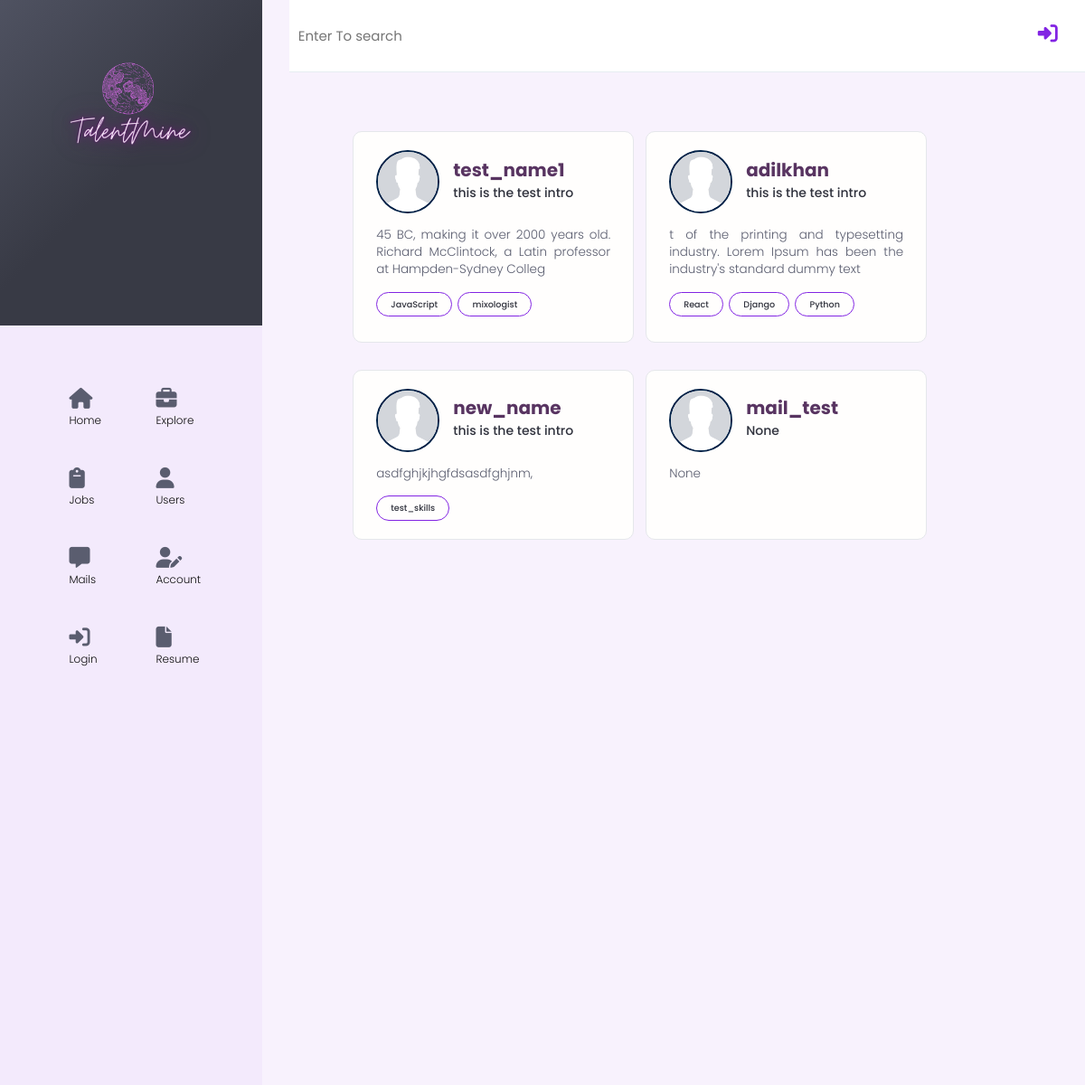
Page /users/?page=2 on the earlier database version.
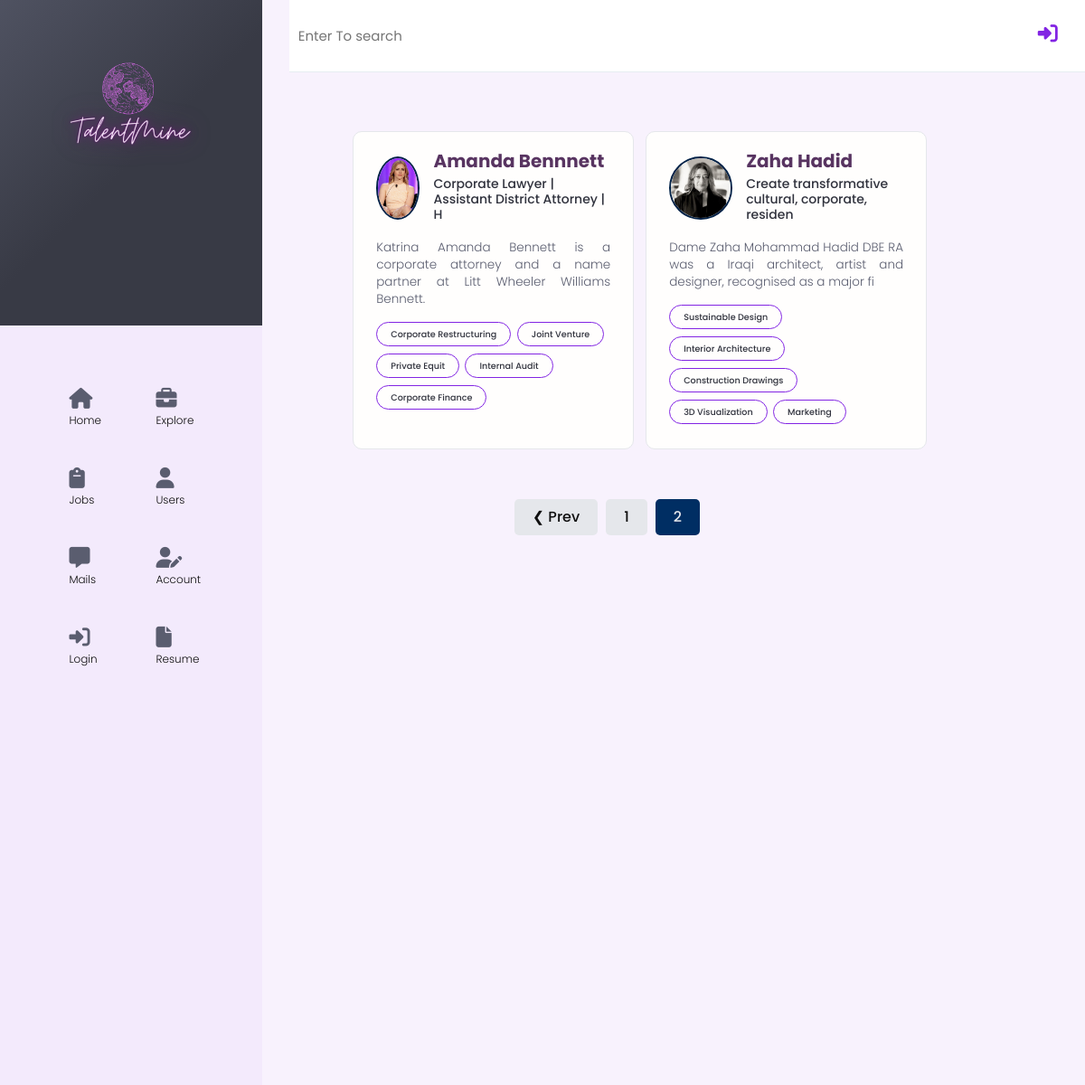
Same page on the later database version.
### users/models.py (models this page shows, shortened)
class Profile(models.Model):
    user = models.OneToOneField(User,on_delete=models.CASCADE,null=True,blank=True)
    name = models.CharField(max_length = 100,blank=True,null=True)
    email = models.EmailField(max_length=100,blank=True,null=True)
    username  = models.CharField(max_length = 100,blank=True,null=True)
    location = models.CharField(max_length = 500,blank=True,null=True)
    short_intro  = models.CharField(max_length = 180,blank=True,null=True)
    bio = models.TextField(blank=True,null=True)
    profile_image = models.ImageField(null=True,blank=True,upload_to = 'profiles/',default ="profiles/avatar.jpeg" )
    social_github =  models.CharField(max_length = 5000,blank=True,null=True)
    social_twitter =  models.CharField(max_length = 5000,blank=True,null=True)
    social_linkedin =  models.CharField(max_length = 5000,blank=True,null=True)
    social_website =  models.CharField(max_length = 5000,blank=True,null=True)
    created = models.DateTimeField(auto_now_add=True)
    id = models.UUIDField(default = uuid.uuid4, unique=True,primary_key=True,editable=False)
    class Meta:
        ordering = ['created']
    @property
    def imageUrl(self):
        try:
            url = self.profile_image.url
        except:
            url = ''
        return url

class Skill(models.Model):
    owner = models.ForeignKey(Profile,on_delete = models.CASCADE,null=True)
    name = models.CharField(max_length = 100,blank=True,null=True)
    description = models.TextField(blank=True,null=True)
    created = models.DateTimeField(auto_now_add=True)
    id = models.UUIDField(default = uuid.uuid4, unique=True,primary_key=True,editable=False)
    def __str__(self):
        return str(self.name)

### users/views.py (the view)
# urls.py: path('',views.profiles,name='profiles'),
def profiles(request):
    profiles,search_query = searchProfiles(request)
    custom_range,profiles = paginateProfiles(request,profiles,6)
    context = {'profiles':profiles,'search_query':search_query,'custom_range':custom_range}
    return render(request,'users/profiles.html',context)

### users/utils.py (called while the page is built)
def searchProfiles(request):
    search_query = ''
    if request.GET.get('search_query'):
        search_query = request.GET.get('search_query')
    skills = Skill.objects.filter(name__icontains = search_query)
    profiles = Profile.objects.distinct().filter(Q(name__icontains=search_query) |Q(short_intro__icontains=search_query) |Q(skill__in=skills))
    return profiles,search_query

def paginateProfiles(request,profiles,results):
    page = request.GET.get('page')
    paginator = Paginator(profiles,results)
    try:
        profiles = paginator.page(page)
    except PageNotAnInteger:
        page = 1
        profiles = paginator.page(page)
    except EmptyPage:
        page = paginator.num_pages
        profiles = paginator.page(page)
    leftIndex = max(int(page)-1,1)
    rightIndex = min(int(page)+2,paginator.num_pages+1)
    custom_range = range(leftIndex,rightIndex)
    return custom_range,profiles

### users/templates/users/profiles.html (shortened to what the changed rows need)
{%extends 'main.html'%}
{%block content%}
{%load static%}
<div class="row" style="display:flex;height:1200px;background-color:rgba(130,36,227,0.035)!important;">
    <div class="col" style="flex:26%;height:100%" id="left-col">
        <div class="top-content" style="height:30%;background-color:#383a45;background-image: linear-gradient(135deg, #4f5261 0%, #383a45 50%);">
            <a href="/">
                <img style="left: auto;right: auto;display:block; " src="{% static 'images/logo_glow.png'%}" alt="TalentMine" />
            </a>
        </div>
    </div>
    <div class="col" style="flex:74%;" id="right-col">
        <main class="home" id="users-page">
            <div class="top_users">
                <section class="devlist" >
                      <div class="container" style="padding:0!important;margin:0!important">
                        <div class="grid grid--two" style="padding-left:10%;">
                            {%for profile in profiles%}
                            <div class="column card">
                                  <div class="dev">
                                    <a href="{%url 'user-profile' profile.id%}" class="card__body" style="text-decoration:none!important">
                                      <div class="dev__profile">
                                        <img class="avatar avatar--md" src="{{profile.imageUrl}}" alt="image" />
                                        <div class="dev__meta">
                                          <h3 style="color:#583461" >{{profile.name}}</h3>
                                          <h5  style="color:#30323d" >{{profile.short_intro|slice:'50'}}</h5>
                                        </div>
                                      </div>
                                      <p class="dev__info" style="color:#5a5d6f">
                                        {{profile.bio|slice:"100"}}
                                      </p>
                                      <div class="dev__skills">
                                      {%for skill in profile.skill_set.all|slice:"5"%}
                                        <span class="tag tag--pill tag--main" style="border:0.4px solid #8224e3;background:none;">
                                          <small style="background:none;color:#30323d">{{skill}}</small>
                                        </span>
                                        {%endfor%}
                                      </div>
                                    </a>
                                  </div>
                            </div>
                            {%endfor%}
                        </div>
                        {%include 'pagination.html' with queryset=profiles custom_range=custom_range%}
                      </div>
                </section>
            </div>
        </main>
    </div>
</div>
{%endblock content%}

Differences in the rows shown:
no longer on this page (row edited): Profile: imageUrl (placeholder picture), name "test_name1", short_intro "this is the test intro", bio "45 BC, making it over 2000 years old. Richard McClintock, a Latin professor at Hampden-Sydney Colleg"
removed Skill: name "JavaScript", shown under "test_name1"
removed Skill: name "mixologist", shown under "test_name1"
no longer on this page (row edited): Profile: imageUrl (picture), name "adilkhan", short_intro "this is the test intro", bio "t of the printing and typesetting industry. Lorem Ipsum has been the industry's standard dummy text"
no longer on this page (row edited): Skill: name "React", shown under "adilkhan"
no longer on this page (row edited): Skill: name "Django", shown under "adilkhan"
no longer on this page (row edited): Skill: name "Python", shown under "adilkhan"
no longer on this page (row edited): Profile: imageUrl (placeholder picture), name "new_name", short_intro "this is the test intro", bio "asdfghjkjhgfdsasdfghjnm,"
removed Skill: name "test_skills", shown under "new_name"
no longer on this page (row edited): Profile: imageUrl (placeholder picture), name "mail_test", short_intro "None", bio "None"
added Profile: imageUrl (picture), name "Amanda Bennnett", short_intro "Corporate Lawyer | Assistant District Attorney | H", bio "Katrina Amanda Bennett is a corporate attorney and a name partner at Litt Wheeler Williams Bennett."
added Skill: name "Corporate Restructuring", shown under "Amanda Bennnett"
added Skill: name "Joint Venture", shown under "Amanda Bennnett"
added Skill: name "Private Equit", shown under "Amanda Bennnett"
added Skill: name "Internal Audit", shown under "Amanda Bennnett"
added Skill: name "Corporate Finance", shown under "Amanda Bennnett"
added Profile: imageUrl (picture), name "Zaha Hadid", short_intro "Create transformative cultural, corporate, residen", bio "Dame Zaha Mohammad Hadid DBE RA was a Iraqi architect, artist and designer, recognised as a major fi"
added Skill: name "Sustainable Design", shown under "Zaha Hadid"
added Skill: name "Interior Architecture", shown under "Zaha Hadid"
added Skill: name "Construction Drawings", shown under "Zaha Hadid"
added Skill: name "3D Visualization", shown under "Zaha Hadid"
added Skill: name "Marketing", shown under "Zaha Hadid"
Other differences:
text now shown: "❮ Prev"
new list line: "1"
new list line: "2"
